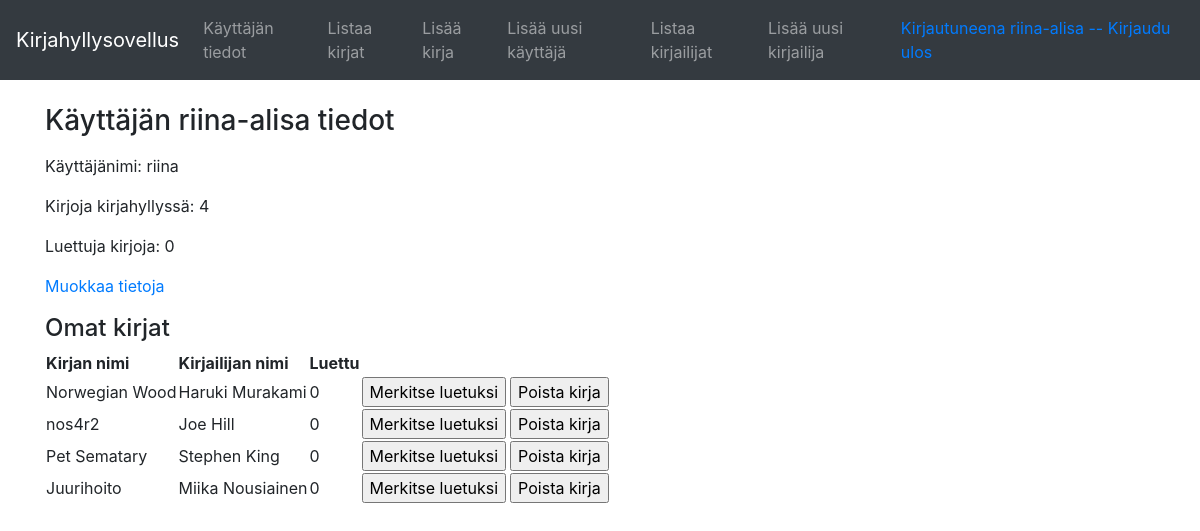
Before: /auth/info/ (signed in) with the older database file.
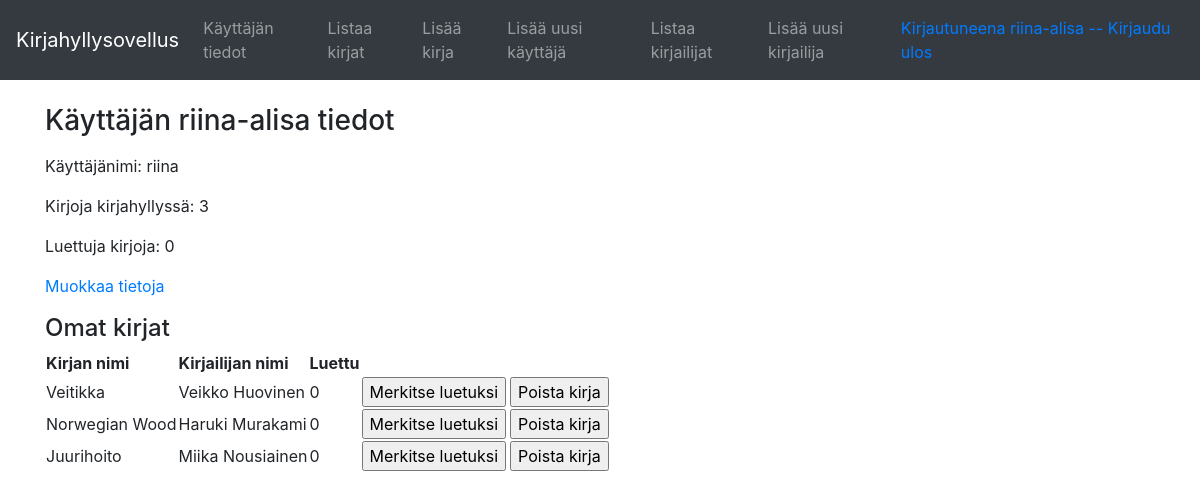
After: the same page with the newer database file.
### application/auth/models.py (models this page shows, shortened)
class User(Base):
    __tablename__ = "account"
    name = db.Column(db.String(30), nullable=False)
    username = db.Column(db.String(30), nullable=False)
    password = db.Column(db.String(30), nullable=False)
    mybooks = db.relationship("Book", secondary=users_books,
        backref=db.backref('mybooks', lazy='dynamic'))
    @staticmethod
    def count_all_books(userid):
        stmt = text("SELECT COUNT(users_books.book_id) FROM users_books WHERE user_id = :userid").params(userid=userid)
        res = db.engine.execute(stmt)
        return res.fetchone()[0]
    @staticmethod
    def count_read_books(userid):
        stmt = text("SELECT COUNT(users_books.book_id) FROM users_books WHERE user_id = :userid AND read = '1'").params(userid=userid)
        res = db.engine.execute(stmt)
        return res.fetchone()[0]

### tables this page shows
CREATE TABLE users_books (
	book_id INTEGER, 
	user_id INTEGER, 
	read BOOLEAN NOT NULL, 
	FOREIGN KEY(book_id) REFERENCES book (id), 
	FOREIGN KEY(user_id) REFERENCES account (id), 
	CHECK (read IN (0, 1))
);

### application/books/models.py (models this page shows, shortened)
class Book(Base):
    name = db.Column(db.String(144), nullable=False)

### application/authors/models.py (models this page shows, shortened)
class Author(Base):
    __tablename__ = "author"
    firstname = db.Column(db.String(30), nullable=False)
    lastname = db.Column(db.String(30), nullable=False)
    books = db.relationship("Book", secondary=authors_books,
        backref=db.backref('books', lazy='dynamic'))

### application/auth/views.py (the view)
@app.route("/auth/info/", methods=["GET"])
@login_required
def auth_info():
    stmt = text(
        "SELECT ub.book_id, ub.user_id, author.firstname, author.lastname, ub.read, b.name "
        "FROM users_books ub JOIN book b ON b.id=ub.book_id, authors_books ab "
        "JOIN author ON author.id=ab.author_id WHERE ub.user_id=:user_id AND ab.book_id=ub.book_id").params(
        user_id=current_user.id)
    bookslist = db.engine.execute(stmt)
    db.session().commit()
    return render_template("auth/userinfo.html", user=current_user, books=bookslist,
                           all_books=current_user.count_all_books(current_user.id),
                           read_books=current_user.count_read_books(current_user.id))

### application/__init__.py (called while the page is built)
@login_manager.user_loader
def load_user(user_id):
    return User.query.get(user_id)

### application/templates/auth/userinfo.html (shortened to what this page needs)
{% extends "layout.html" %}
{% block body %}
<form method="GET" action="{{ url_for('auth_info') }}">
    <h3>Käyttäjän {{ user.name }} tiedot</h3>
    <p>Käyttäjänimi: {{ user.username }}</p>
    {% if all_books is defined %}
    <p>Kirjoja kirjahyllyssä: {{ all_books }}</p>
    {% endif %}
    {% if read_books is defined %}
    <p>Luettuja kirjoja: {{ read_books }}</p>
    {% endif %}
    <a href="{{ url_for('auth_edit_form') }}" class="button">Muokkaa tietoja</a>
    <h4>Omat kirjat</h4>
    <table>
        <tr>
            <th>Kirjan nimi</th>
            <th>Kirjailijan nimi</th>
            <th>Luettu</th>
        </tr>
        {% for book in books %}
        <tr>
            <td>{{ book.name }}</td>
            <td>{{ book.firstname }} {{ book.lastname }}</td>
            <td>{{ book.read }}</td>
            <td>
                {% if book.read == False %}
                <form method="POST" action="{{ url_for('books_set_read_or_delete', username=user.username, book_id=book.book_id) }}">
                    <input type="submit" name="btn" value="Merkitse luetuksi"/>
                </form>
                {% endif %}
            </td>
            <td>
            </td>
            <td>
                <form method="POST" action="{{ url_for('books_set_read_or_delete', username=user.username, book_id=book.book_id) }}">
                    <input type="submit" name="btn" value="Poista kirja"/>
                </form>
            </td>
        </tr>
        {% endfor %}
    </table>
</form>
{% endblock %}

### application/templates/layout.html (shortened to what this page needs)
<!DOCTYPE html>
<html>
  <head>
    <link rel="stylesheet" href="https://maxcdn.bootstrapcdn.com/bootstrap/4.0.0/css/bootstrap.min.css"
>
  </head>
  <body>
    <nav class="navbar navbar-expand-md navbar-dark bg-dark mb-4">
      <a class="navbar-brand" href="#">Kirjahyllysovellus</a>
      <div class="collapse navbar-collapse" id="navbarCollapse">
        <ul class="navbar-nav mr-auto">
          {% if current_user.is_authenticated %}
          <li class="nav-item">
            <a class="nav-link" href="{{ url_for('auth_info', username=current_user.username) }}">Käyttäjän tiedot</a>
          </li>
          {% endif %}
          <li class="nav-item">
            <a class="nav-link" href="{{ url_for('books_index') }}">Listaa kirjat</a>
          </li>
          <li class="nav-item">
            <a class="nav-link" href="{{ url_for('books_form') }}">Lisää kirja</a>
          </li>
          <li class="nav-item">
            <a class="nav-link"  href="{{ url_for('auth_form') }}">Lisää uusi käyttäjä</a>
          </li>
          <li class="nav-item">
            <a class="nav-link"  href="{{ url_for('authors_index') }}">Listaa kirjailijat</a>
          </li>
          <li class="nav-item">
            <a class="nav-link"  href="{{ url_for('authors_form') }}">Lisää uusi kirjailija</a>
          </li>
        </ul>
        <div class="form-inline mt-2 mt-md-0">
          {% if current_user.is_authenticated %}
          <a href="{{url_for('auth_logout') }}">Kirjautuneena {{ current_user.name }} -- Kirjaudu ulos</a>
          {% else %}
          <a href="{{ url_for('auth_login') }}">Kirjaudu sisään</a>
          {% endif %}
        </div>
      </div>
    </nav>
    <main role="main" class="container">
      {% block body %}{% endblock %}
    </main>
  </body>
</html>

Changed rows visible on the page:
removed users_books: name "nos4r2", firstname "Joe", lastname "Hill", read "0"
removed users_books: name "Pet Sematary", firstname "Stephen", lastname "King", read "0"
added users_books: name "Veitikka", firstname "Veikko", lastname "Huovinen", read "0"
Other visible differences:
{{ all_books }}: "4" → "3"
